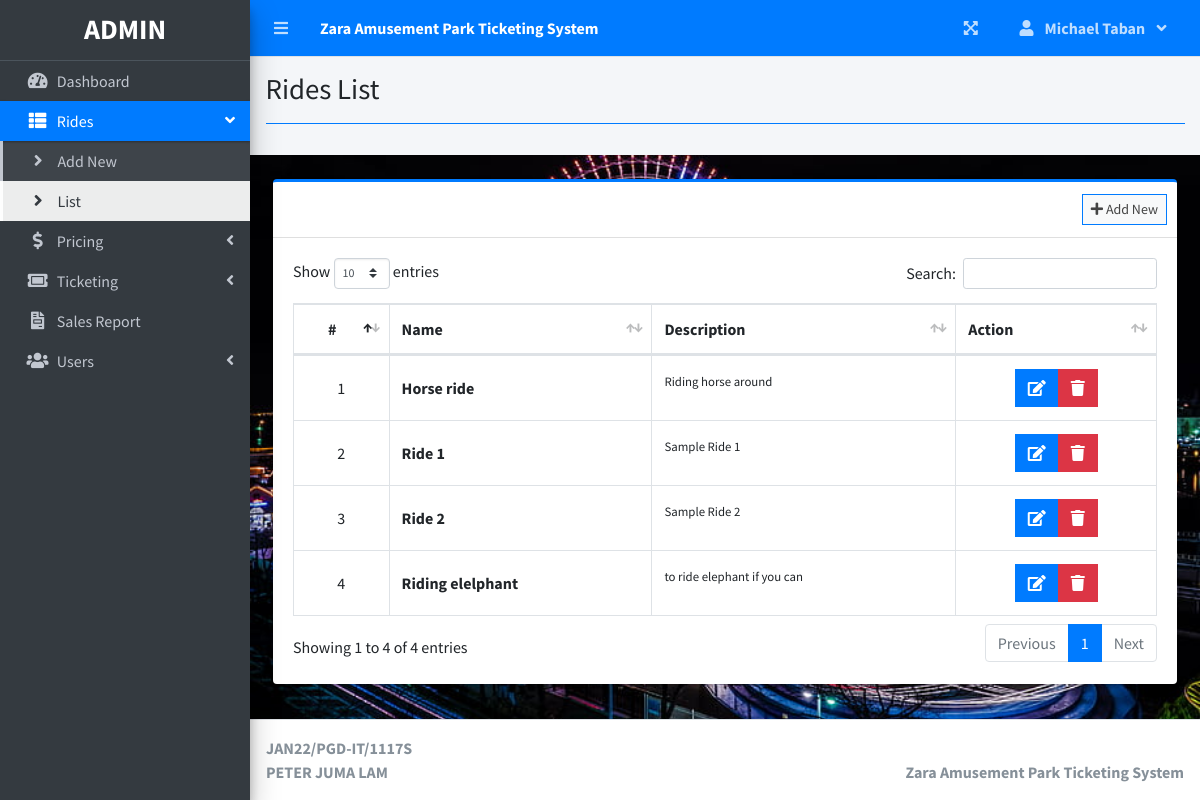
The page /index.php?page=rides_list (signed in) on the database its author committed.
### tables this page shows
CREATE TABLE `rides` (
  `id` int(30) NOT NULL,
  `ride` varchar(150) NOT NULL,
  `description` text NOT NULL,
  `date_created` datetime NOT NULL DEFAULT current_timestamp()
);

### rides_list.php (the view, shortened to what this page needs)
<?php include'db_connect.php' ?>
<div class="col-lg-12">
	<div class="card card-outline card-primary">
		<div class="card-header">
			<div class="card-tools">
				<a class="btn btn-block btn-sm btn-default btn-flat border-primary " href="./index.php?page=new_ride"><i class="fa fa-plus"></i> Add New</a>
			</div>
		</div>
		<div class="card-body">
			<table class="table tabe-hover table-bordered" id="list">
				<!-- <colgroup>
					<col width="5%">
					<col width="15%">
					<col width="25%">
					<col width="25%">
					<col width="15%">
				</colgroup> -->
				<thead>
					<tr>
						<th class="text-center">#</th>
						<th>Name</th>
						<th>Description</th>
						<th>Action</th>
					</tr>
				</thead>
				<tbody>
					<?php
					$i = 1;
					$qry = $conn->query("SELECT * FROM rides order by ride asc ");
					while($row= $qry->fetch_assoc()):
					?>
					<tr>
						<td class="text-center"><?php echo $i++ ?></td>
						<td class=""><b><?php echo $row['ride'] ?></b></td>
						<td><p><small><?php echo $row['description'] ?></small></p></td>
						<td class="text-center">
		                    <div class="btn-group">
		                        <a href="index.php?page=edit_ride&id=<?php echo $row['id'] ?>" class="btn btn-primary btn-flat ">
		                          <i class="fas fa-edit"></i>
		                        </a>
		                        <button type="button" class="btn btn-danger btn-flat delete_ride" data-id="<?php echo $row['id'] ?>">
		                          <i class="fas fa-trash"></i>
		                        </button>
	                      </div>
						</td>
					</tr>
				<?php endwhile; ?>
				</tbody>
			</table>
		</div>
	</div>
</div>

### rides_list.php (style rules this page uses)
table td { vertical-align: middle !important; }

### rows shown on the page
rides: ride "Horse ride", description "Riding horse around"
rides: ride "Ride 1", description "Sample Ride 1"
rides: ride "Ride 2", description "Sample Ride 2"
rides: ride "Riding elelphant", description "to ride elephant if you can"

### other values the page prints
$_SESSION['login_firstname'] "Michael Taban"
$title "Rides List"
